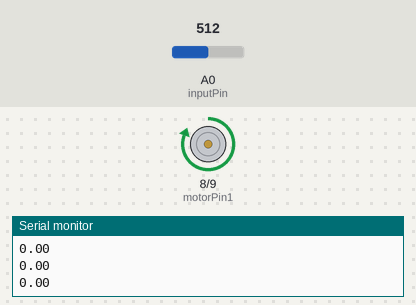
Bench run of a sketch on a simulated Arduino Uno, built with avr-gcc and run on an emulated ATmega328P. Shown: motor-driver pin pairs drawn as motors (green arrow = first pin HIGH = forward, orange = second pin HIGH = backward, longer = more drive), the last lines printed to the serial monitor. Inputs (shaded band) come from the test bench; at power-on: A0 (inputPin) = 512.

Above: at 1.2 s.
1.3 s: A0 (inputPin) set to 999
2.8 s: A0 (inputPin) set to 1023
At 3.5 s:
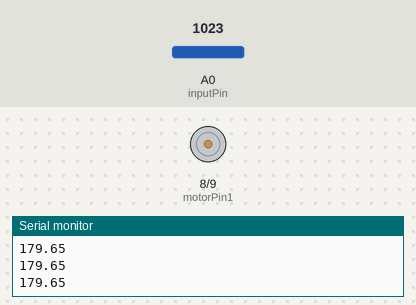
4.3 s: A0 (inputPin) set to 900
At 5.4 s:
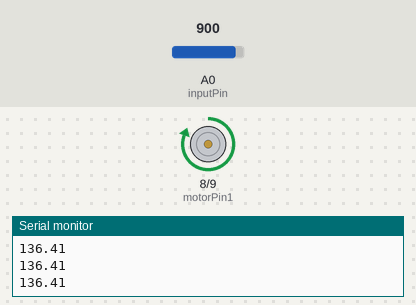
Timing chart, 0 to 7.3 s (numbered marks = the images above; inputs shaded):
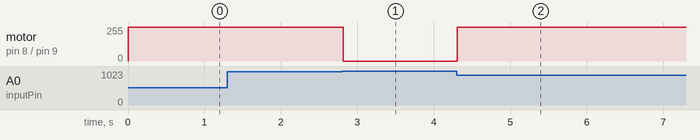

The sketch:

pid_control.ino
```cpp
int motorPin1 = 8;
int motorPin2 = 9;
int inputPin = A0;

int zero = 0;

int sensorValue = 0;
int outputValue = 0;
int targetValue;
int prev = 0;
int diff = 0; int acc = 0;

// PID constants
float kp = 15, kd = 10, ki = 0.0001;
int calib = 512;

void setup()
{
  Serial.begin(9600);
  pinMode(inputPin, INPUT);
  pinMode(motorPin1, OUTPUT);
  pinMode(motorPin2, OUTPUT);

  sensorValue = analogRead(inputPin);
  if(sensorValue > calib)
  {
    targetValue = sensorValue - calib;
  }
  else
  {
    targetValue = sensorValue + calib;
  }

  prev = targetValue - sensorValue;
  acc = prev;
  Serial.println();
}

void loop()
{

  sensorValue = analogRead(inputPin);


  int err = targetValue - sensorValue;

  acc = acc + err;
  diff = err - prev;

//  /Serial.print("Error ");
//  Ser/ial.println(err);


 outputValue = (int)abs(kp*err + kd*diff + ki*acc);
 if(outputValue > 255)
 {
  outputValue = 255;
 }

  if (err>0)
  {
    analogWrite(motorPin1, outputValue);
    analogWrite(motorPin2, zero);
    //digitalWrite(motorPin1, HIGH);
    //digitalWrite(motorPin2, LOW);
  }
  else
  {
    analogWrite(motorPin2, outputValue);
    analogWrite(motorPin1, zero);
   // digitalWrite(motorPin2, HIGH);
   // digitalWrite(motorPin1, LOW);

  }
  prev = err;
 // Serial.print(millis()); Serial.print("  ");
  //Serial.println(err);

  Serial.println((calib - abs(err))*180.0/calib );
}
```

Measured:
- the behaviour switches between 1015 and 1016 on A0 (inputPin) (found by bisection; images 0 and 1)
- after the input at 2.8 s, motor on pin 8 (motorPin1) / pin 9 (motorPin2): forward 255/255 → stopped at once
- after the input at 4.3 s, motor on pin 8 (motorPin1) / pin 9 (motorPin2): stopped → forward 255/255 at once
